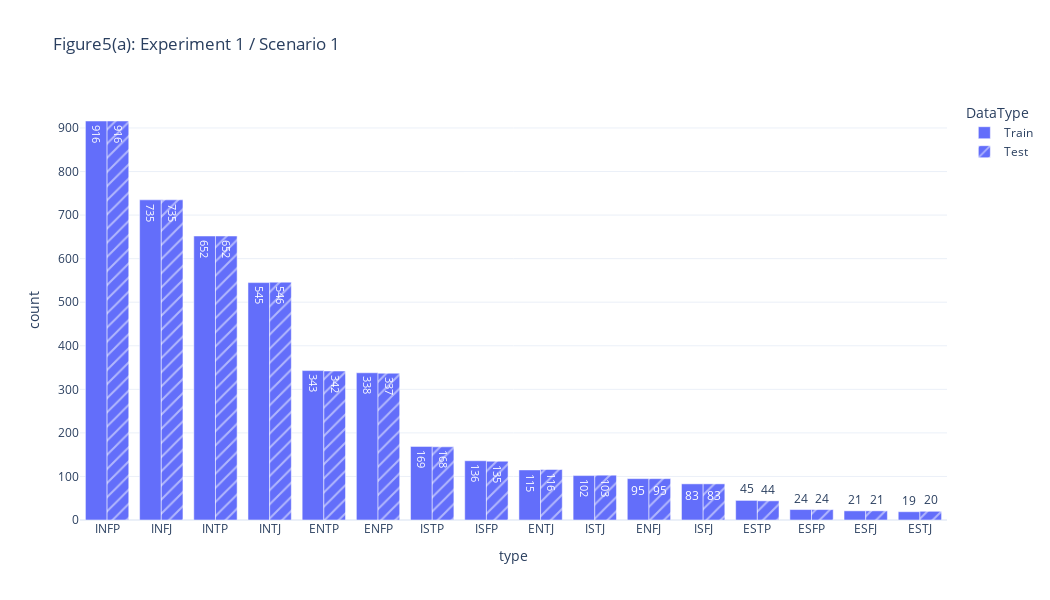

The cell this chart's notebook holds for it:
### Markdown cell above
## Experiment 1

### Code cell
figs['실험셋업시각화_실험1시나리오1'].layout['title']['text']='Figure5(a): Experiment 1 / Scenario 1'
figs['실험셋업시각화_실험1시나리오1'].layout['width']=1050
figs['실험셋업시각화_실험1시나리오1'].layout['height']=600
figs['실험셋업시각화_실험1시나리오1']

### Figure 1 — Plotly figure (JSON) as saved in the notebook; plotly's stock layout.template omitted (floating-point values rounded to 4 significant figures)
{"data": [{"alignmentgroup": "True", "hovertemplate": "DataType=Train<br>type=%{x}<br>count=%{text}<extra></extra>", "legendgroup": "Train", "marker": {"color": "#636efa", "pattern": {"shape": ""}}, "name": "Train", "offsetgroup": "Train", "orientation": "v", "showlegend": true, "text": [916, 735, 652, 545, 343, 338, 169, 136, 115, 102, 95, 83, 45, 24, 21, 19], "textposition": "auto", "type": "bar", "x": ["INFP", "INFJ", "INTP", "INTJ", "ENTP", "ENFP", "ISTP", "ISFP", "ENTJ", "ISTJ", "ENFJ", "ISFJ", "ESTP", "ESFP", "ESFJ", "ESTJ"], "xaxis": "x", "y": [916, 735, 652, 545, 343, 338, 169, 136, 115, 102, 95, 83, 45, 24, 21, 19], "yaxis": "y"}, {"alignmentgroup": "True", "hovertemplate": "DataType=Test<br>type=%{x}<br>count=%{text}<extra></extra>", "legendgroup": "Test", "marker": {"color": "#636efa", "pattern": {"shape": "/"}}, "name": "Test", "offsetgroup": "Test", "orientation": "v", "showlegend": true, "text": [916, 735, 652, 546, 342, 337, 168, 135, 116, 103, 95, 83, 44, 24, 21, 20], "textposition": "auto", "type": "bar", "x": ["INFP", "INFJ", "INTP", "INTJ", "ENTP", "ENFP", "ISTP", "ISFP", "ENTJ", "ISTJ", "ENFJ", "ISFJ", "ESTP", "ESFP", "ESFJ", "ESTJ"], "xaxis": "x", "y": [916, 735, 652, 546, 342, 337, 168, 135, 116, 103, 95, 83, 44, 24, 21, 20], "yaxis": "y"}], "layout": {"barmode": "group", "height": 600, "legend": {"title": {"text": "DataType"}, "tracegroupgap": 0}, "title": {"text": "Figure5(a): Experiment 1 / Scenario 1"}, "width": 1050, "xaxis": {"anchor": "y", "autorange": true, "domain": [0, 1], "range": [-0.5, 15.5], "title": {"text": "type"}, "type": "category"}, "yaxis": {"anchor": "x", "autorange": true, "domain": [0, 1], "range": [0, 964.2], "title": {"text": "count"}, "type": "linear"}}}
